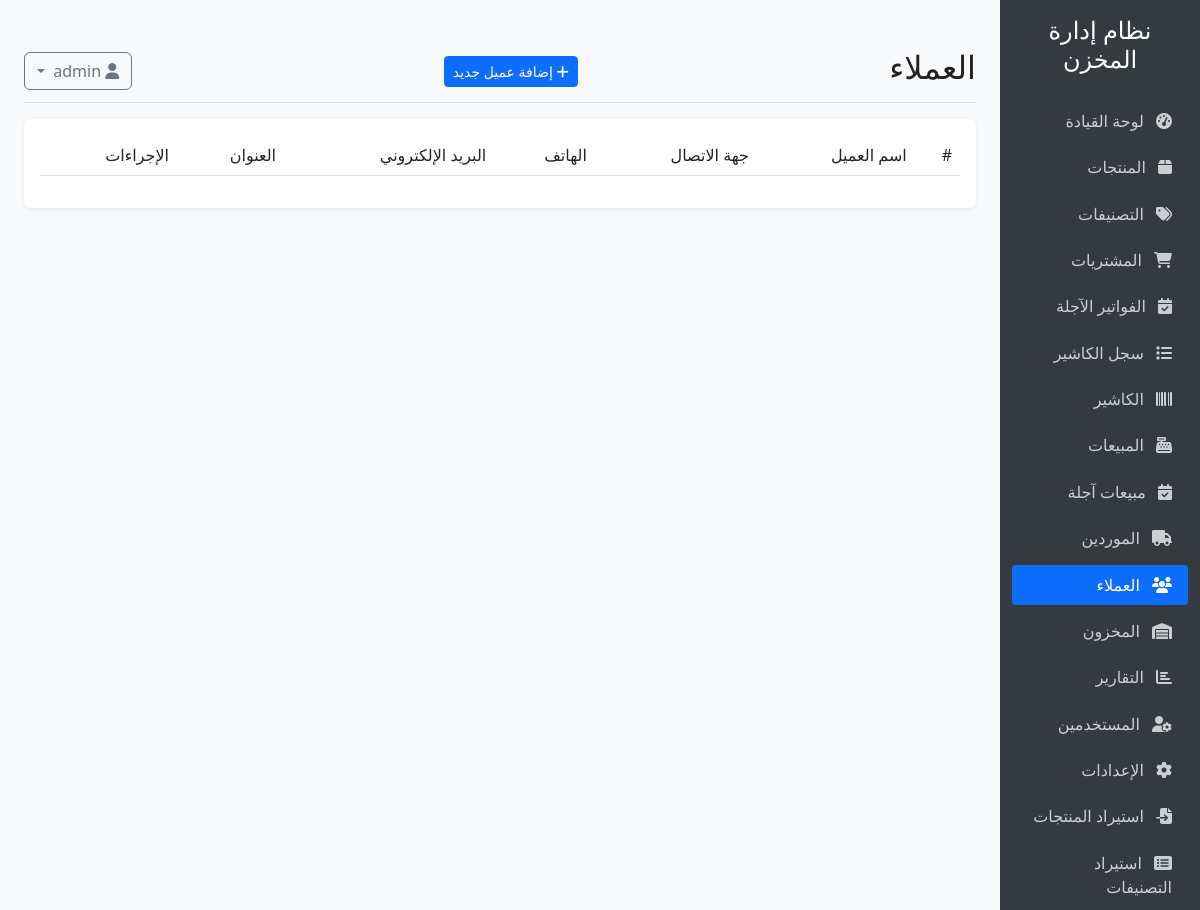
Page /customers (signed in) on the earlier database version.
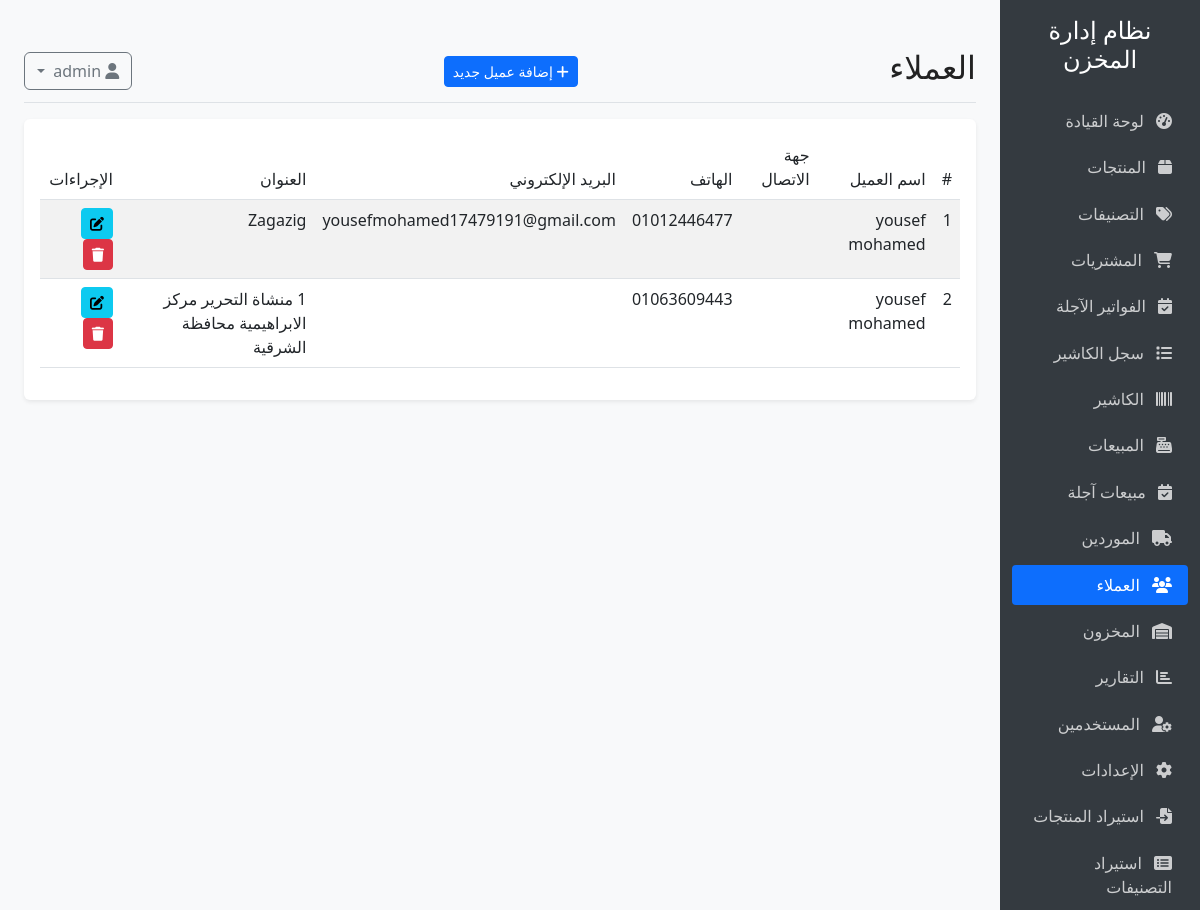
Same page on the later database version.
### models.py (models this page shows, shortened)
class Customer(db.Model):
    __tablename__ = 'customers'
    id = db.Column(db.Integer, primary_key=True)
    name = db.Column(db.String(100), nullable=False)
    phone = db.Column(db.String(20), nullable=True)
    email = db.Column(db.String(120), nullable=True)
    address = db.Column(db.Text, nullable=True)
    notes = db.Column(db.Text, nullable=True)
    created_at = db.Column(db.DateTime, default=datetime.utcnow)
    sales = db.relationship('Sale', backref='customer', lazy=True)

### app.py (the view)
@app.route('/customers')
@login_required
def customers():
    customers = Customer.query.all()
    return render_template('customers/index.html', customers=customers)

### app.py (called while the page is built)
@login_manager.user_loader
def load_user(user_id):
    return User.query.get(int(user_id))

@app.context_processor
def inject_settings():
    from models import Setting
    settings = {s.key: s.value for s in Setting.query.all()}
    return dict(settings=settings)

### templates/customers/index.html (shortened to what this page needs)
{% extends "base.html" %}
{% block header %}العملاء{% endblock %}
{% block header_buttons %}
{% if current_user.role == 'admin' %}
<a href="{{ url_for('add_customer') }}" class="btn btn-sm btn-primary">
    <i class="fas fa-plus"></i> إضافة عميل جديد
</a>
{% endif %}
{% endblock %}
{% block content %}
<div class="card">
    <div class="card-body">
        <div class="table-responsive">
            <table class="table table-striped table-hover">
                <thead>
                    <tr>
                        <th>#</th>
                        <th>اسم العميل</th>
                        <th>جهة الاتصال</th>
                        <th>الهاتف</th>
                        <th>البريد الإلكتروني</th>
                        <th>العنوان</th>
                        <th>الإجراءات</th>
                    </tr>
                </thead>
                <tbody>
                    {% for customer in customers %}
                    <tr>
                        <td>{{ customer.id }}</td>
                        <td>{{ customer.name }}</td>
                        <td>{{ customer.contact_person }}</td>
                        <td>{{ customer.phone }}</td>
                        <td>{{ customer.email }}</td>
                        <td>{{ customer.address }}</td>
                        <td>
                            {% if current_user.role == 'admin' %}
                            <a href="{{ url_for('edit_customer', id=customer.id) }}" class="btn btn-sm btn-info">
                                <i class="fas fa-edit"></i>
                            </a>
                            <button type="button" class="btn btn-sm btn-danger" data-bs-toggle="modal" data-bs-target="#deleteModal{{ customer.id }}">
                                <i class="fas fa-trash"></i>
                            </button>
                            {% endif %}
                        </td>
                    </tr>
                    {% endfor %}
                </tbody>
            </table>
        </div>
    </div>
</div>
{% endblock %}

Differences in the rows shown:
added Customer: id "1", name "yousef mohamed", phone "01012446477", email "yousefmohamed17479191@gmail.com", address "Zagazig"
added Customer: id "2", name "yousef mohamed", phone "01063609443", address "1 منشاة التحرير مركز الابراهيمية محافظة الشرقية"
